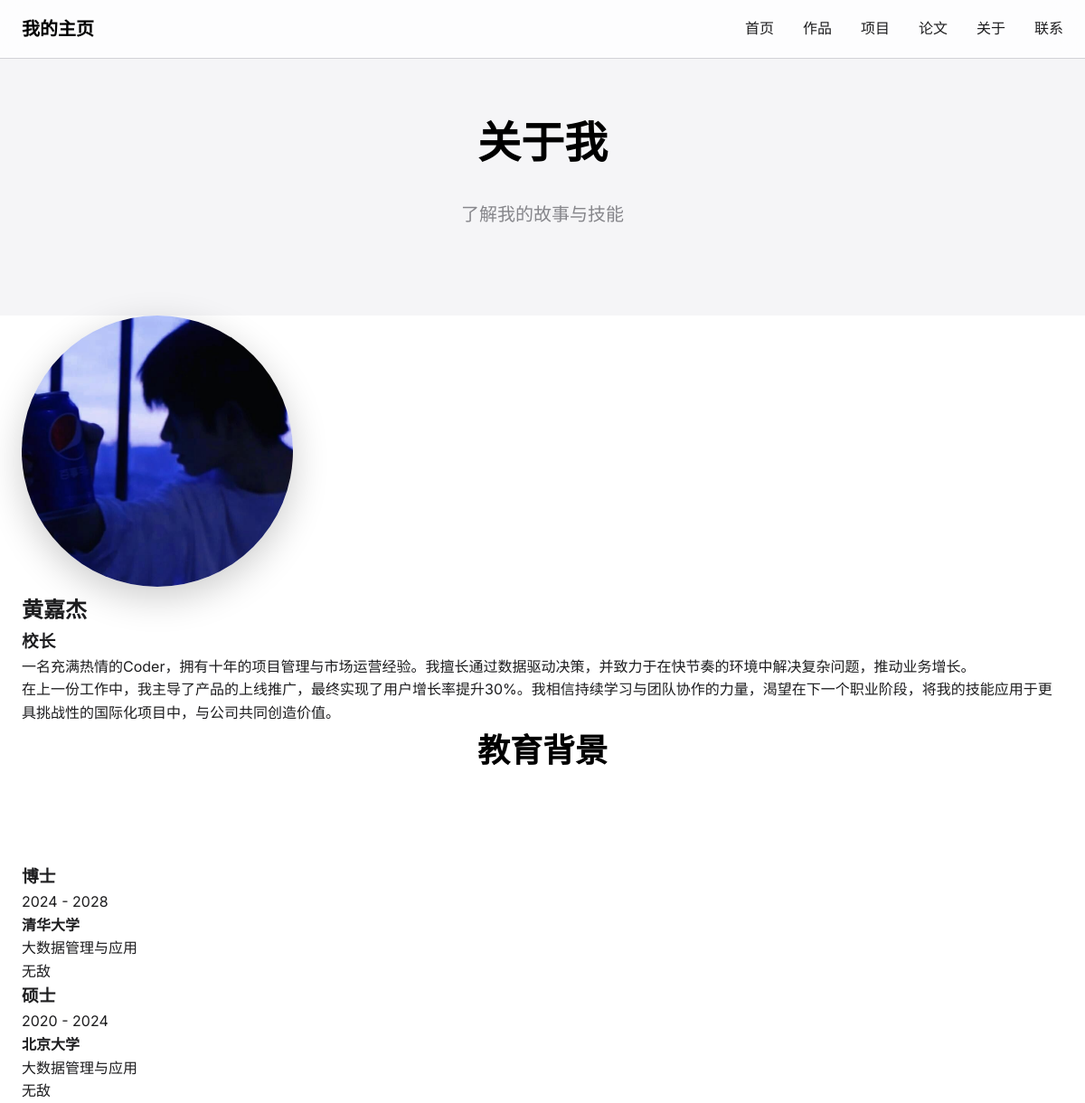
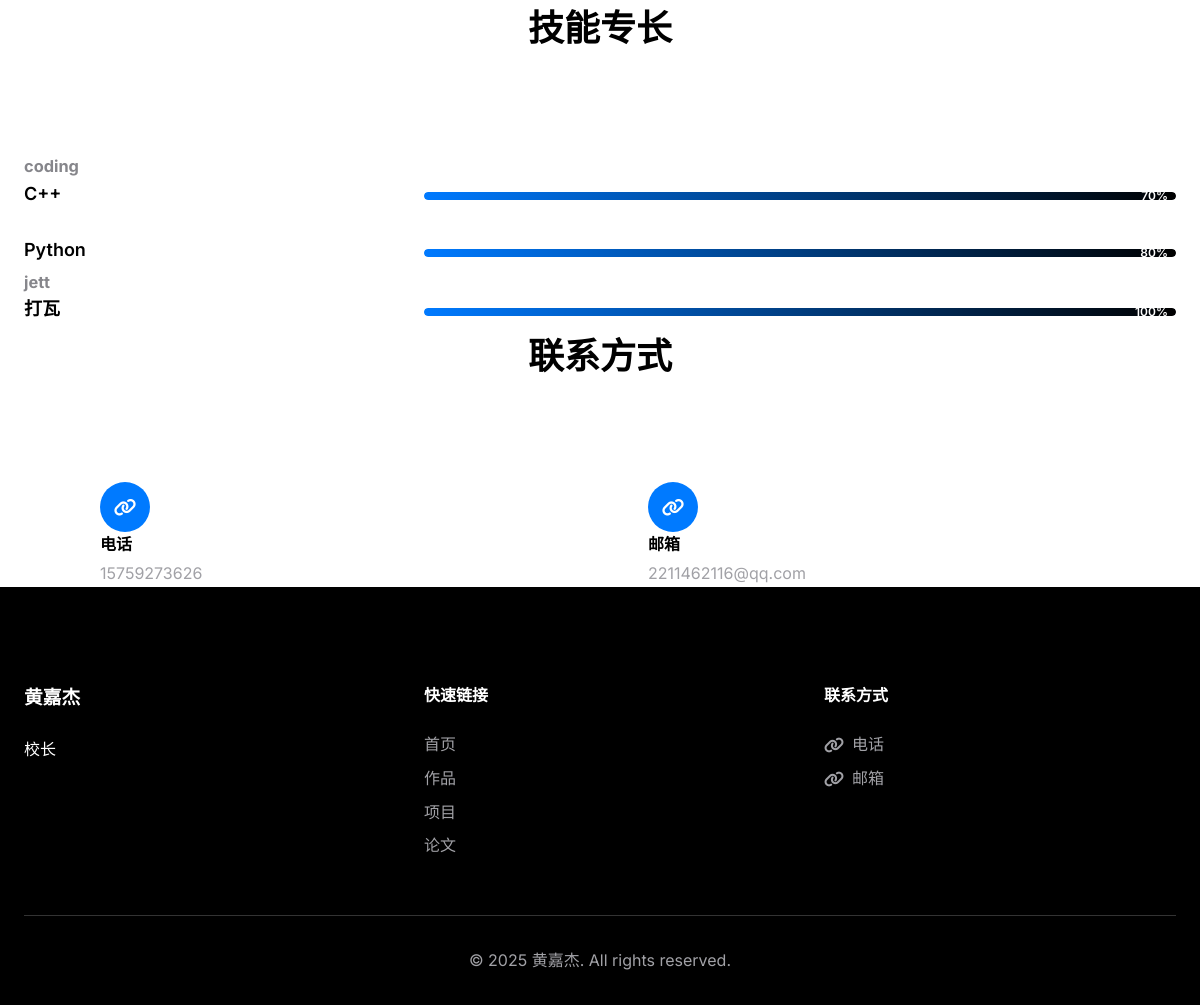
The page /about/ on the database its author committed (2 pictures, top to bottom).
### portfolio/models.py (models this page shows, shortened)
class PersonalInfo(models.Model):
    name = models.CharField(max_length=100, verbose_name="姓名")
    title = models.CharField(max_length=200, verbose_name="职位/头衔")
    bio = models.TextField(verbose_name="个人简介")
    avatar = models.ImageField(upload_to='avatars/', verbose_name="头像")
    background_image = models.ImageField(upload_to='backgrounds/', verbose_name="背景图片")
    created_at = models.DateTimeField(auto_now_add=True)
    updated_at = models.DateTimeField(auto_now=True)
    class Meta:
        verbose_name = "个人信息"
        verbose_name_plural = "个人信息"

class Education(models.Model):
    degree = models.CharField(max_length=100, verbose_name="学位")
    school = models.CharField(max_length=200, verbose_name="学校")
    major = models.CharField(max_length=100, verbose_name="专业")
    start_year = models.IntegerField(verbose_name="开始年份")
    end_year = models.IntegerField(blank=True, null=True, verbose_name="结束年份")
    description = models.TextField(blank=True, verbose_name="描述")
    is_current = models.BooleanField(default=False, verbose_name="是否在读")
    order = models.IntegerField(default=0, verbose_name="显示顺序")
    created_at = models.DateTimeField(auto_now_add=True)
    class Meta:
        verbose_name = "教育经历"
        verbose_name_plural = "教育经历"
        ordering = ['order', '-start_year']

class Skill(models.Model):
    name = models.CharField(max_length=100, verbose_name="技能名称")
    level = models.IntegerField(choices=[(i, f"{i}%") for i in range(0, 101, 10)], verbose_name="熟练程度")
    category = models.CharField(max_length=50, verbose_name="技能分类")
    order = models.IntegerField(default=0, verbose_name="显示顺序")
    created_at = models.DateTimeField(auto_now_add=True)
    class Meta:
        verbose_name = "技能"
        verbose_name_plural = "技能"
        ordering = ['order', 'name']

class Contact(models.Model):
    CONTACT_TYPES = [
        ('email', '邮箱'),
        ('phone', '电话'),
        ('github', 'GitHub'),
        ('linkedin', 'LinkedIn'),
        ('twitter', 'Twitter'),
        ('wechat', '微信'),
        ('other', '其他'),
    ]
    contact_type = models.CharField(max_length=20, choices=CONTACT_TYPES, verbose_name="联系方式类型")
    value = models.CharField(max_length=200, verbose_name="联系方式值")
    icon = models.CharField(max_length=50, blank=True, verbose_name="图标类名")
    is_primary = models.BooleanField(default=False, verbose_name="是否主要联系方式")
    order = models.IntegerField(default=0, verbose_name="显示顺序")
    created_at = models.DateTimeField(auto_now_add=True)
    class Meta:
        verbose_name = "联系方式"
        verbose_name_plural = "联系方式"
        ordering = ['order', 'contact_type']

### portfolio/views.py (the view)
# urls.py: path('about/', views.about, name='about'),
def about(request):
    try:
        personal_info = PersonalInfo.objects.first()
    except PersonalInfo.DoesNotExist:
        personal_info = None
    skills = Skill.objects.all()
    education = Education.objects.all()
    contacts = Contact.objects.all()
    context = {
        'personal_info': personal_info,
        'skills': skills,
        'education': education,
        'contacts': contacts,
    }
    return render(request, 'portfolio/about.html', context)

### portfolio/templates/portfolio/about.html (shortened to what this page needs)
{% extends 'portfolio/base.html' %}
{% load static %}
{% block content %}
<section class="page-header">
    <div class="container">
        <h1 class="page-title">关于我</h1>
        <p class="page-subtitle">了解我的故事与技能</p>
    </div>
</section>
{% if personal_info %}
<section class="about-intro">
    <div class="container">
        <div class="intro-content">
            <div class="intro-image">
                {% if personal_info.avatar %}
                <img src="{{ personal_info.avatar.url }}" alt="{{ personal_info.name }}" class="profile-image">
                {% endif %}
            </div>
            <div class="intro-text">
                <h2>{{ personal_info.name }}</h2>
                <h3>{{ personal_info.title }}</h3>
                <div class="bio-content">
                    {{ personal_info.bio|linebreaks }}
                </div>
            </div>
        </div>
    </div>
</section>
{% endif %}
{% if education %}
<section class="education-section">
    <div class="container">
        <div class="section-header">
            <h2 class="section-title">教育背景</h2>
        </div>
        <div class="education-timeline">
            {% for edu in education %}
            <div class="education-item" data-aos="fade-up" data-aos-delay="{{ forloop.counter0|add:100 }}">
                <div class="education-content">
                    <div class="education-header">
                        <h3>{{ edu.degree }}</h3>
                        <span class="education-period">
                            {{ edu.start_year }}
                            {% if edu.end_year %} - {{ edu.end_year }}{% elif edu.is_current %} - 至今{% endif %}
                        </span>
                    </div>
                    <div class="education-details">
                        <h4>{{ edu.school }}</h4>
                        <p class="education-major">{{ edu.major }}</p>
                        {% if edu.description %}
                        <p class="education-description">{{ edu.description }}</p>
                        {% endif %}
                    </div>
                </div>
            </div>
            {% endfor %}
        </div>
    </div>
</section>
{% endif %}
{% if skills %}
<section class="skills-section">
    <div class="container">
        <div class="section-header">
            <h2 class="section-title">技能专长</h2>
        </div>
        <div class="skills-categories">
            {% regroup skills by category as skills_by_category %}
            {% for category in skills_by_category %}
            <div class="skill-category" data-aos="fade-up" data-aos-delay="{{ forloop.counter0|add:100 }}">
                <h3 class="category-title">{{ category.grouper }}</h3>
                <div class="skills-grid">
                    {% for skill in category.list %}
                    <div class="skill-item">
                        <div class="skill-info">
                            <h4>{{ skill.name }}</h4>
                        </div>
                        <div class="skill-bar">
                            <div class="skill-progress" data-width="{{ skill.level }}%">
                                <span class="skill-percentage">{{ skill.level }}%</span>
                            </div>
                        </div>
                    </div>
                    {% endfor %}
                </div>
            </div>
            {% endfor %}
        </div>
    </div>
</section>
{% endif %}
{% if contacts %}
<section class="contact-info">
    <div class="container">
        <div class="section-header">
            <h2 class="section-title">联系方式</h2>
        </div>
        <div class="contact-grid">
            {% for contact in contacts %}
            <div class="contact-item" data-aos="fade-up" data-aos-delay="{{ forloop.counter0|add:100 }}">
                <div class="contact-icon">
                    <i class="{% if contact.icon %}{{ contact.icon }}{% else %}fas fa-link{% endif %}"></i>
                </div>
                <div class="contact-details">
                    <h4>{{ contact.get_contact_type_display }}</h4>
                    <a href="{% if contact.contact_type == 'email' %}mailto:{{ contact.value }}{% elif contact.contact_type == 'phone' %}tel:{{ contact.value }}{% else %}{{ contact.value }}{% endif %}"
                       class="contact-link">
                        {{ contact.value }}
                    </a>
                </div>
            </div>
            {% endfor %}
        </div>
    </div>
</section>
{% endif %}
{% endblock %}

### portfolio/templates/portfolio/base.html (shortened to what this page needs)
<!DOCTYPE html>
<html lang="zh-CN">
<head>
    {% load static %}
    <link rel="stylesheet" href="{% static 'css/style.css' %}">
    <link rel="stylesheet" href="https://cdnjs.cloudflare.com/ajax/libs/font-awesome/6.0.0/css/all.min.css">
</head>
<body>
    <nav class="navbar" id="navbar">
        <div class="nav-container">
            <div class="nav-logo">
                <a href="{% url 'portfolio:home' %}">
                    我的主页
                </a>
            </div>
            <div class="nav-menu" id="nav-menu">
                <a href="{% url 'portfolio:home' %}" class="nav-link">首页</a>
                <a href="{% url 'portfolio:works' %}" class="nav-link">作品</a>
                <a href="{% url 'portfolio:projects' %}" class="nav-link">项目</a>
                <a href="{% url 'portfolio:papers' %}" class="nav-link">论文</a>
                <a href="{% url 'portfolio:about' %}" class="nav-link">关于</a>
                <a href="{% url 'portfolio:contact' %}" class="nav-link">联系</a>
            </div>
        </div>
    </nav>
    <main>
        {% block content %}{% endblock %}
    </main>
    <footer class="footer">
        <div class="footer-container">
            <div class="footer-content">
                <div class="footer-section">
                    <h3>{% if personal_info %}{{ personal_info.name }}{% else %}Portfolio{% endif %}</h3>
                    <p>{% if personal_info %}{{ personal_info.title }}{% else %}个人网站{% endif %}</p>
                </div>
                <div class="footer-section">
                    <h4>快速链接</h4>
                    <ul>
                        <li><a href="{% url 'portfolio:home' %}">首页</a></li>
                        <li><a href="{% url 'portfolio:works' %}">作品</a></li>
                        <li><a href="{% url 'portfolio:projects' %}">项目</a></li>
                        <li><a href="{% url 'portfolio:papers' %}">论文</a></li>
                    </ul>
                </div>
                <div class="footer-section">
                    <h4>联系方式</h4>
                    <div class="contact-links">
                        {% for contact in contacts %}
                        <a href="{% if contact.contact_type == 'email' %}mailto:{{ contact.value }}{% elif contact.contact_type == 'phone' %}tel:{{ contact.value }}{% else %}{{ contact.value }}{% endif %}"
                           class="contact-link">
                            <i class="{% if contact.icon %}{{ contact.icon }}{% else %}fas fa-link{% endif %}"></i>
                            {{ contact.get_contact_type_display }}
                        </a>
                        {% endfor %}
                    </div>
                </div>
            </div>
            <div class="footer-bottom">
                <p>&copy; {% now "Y" %} {% if personal_info %}{{ personal_info.name }}{% else %}Portfolio{% endif %}. All rights reserved.</p>
            </div>
        </div>
    </footer>
</body>
</html>

### rows shown on the page
PersonalInfo: avatar (picture), name "黄嘉杰", title "校长", bio "一名充满热情的Coder，拥有十年的项目管理与市场运营经验。我擅长通过数据驱动决策，并致力于在快节奏的环境中解决复杂问题，推动业务增长。 在上一份工作中，我主导了产品的上线推广，最终实现了用户增长率提升30%。我相信持续学习与团队协作的力量，渴望在下一个职业阶段，将我的技能应用于更具挑战性的国际化项目中，与公司共同创造价值。"
Education: degree "博士", start_year "2024", end_year "2028", school "清华大学", major "大数据管理与应用", description "无敌"
Education: degree "硕士", start_year "2020", end_year "2024", school "北京大学", major "大数据管理与应用", description "无敌"
Skill: grouper "coding", name "C++", level "70"
Skill: name "Python", level "80"
Skill: grouper "jett", name "打瓦", level "100"
Contact: contact_type "电话", value "15759273626"
Contact: contact_type "邮箱", value "2211462116@qq.com"
